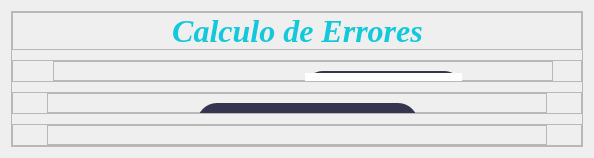
            <widget class="QWidget" name="page">
             <property name="styleSheet">
              <string notr="true"/>
             </property>
             <layout class="QVBoxLayout" name="verticalLayout_6">
              <item>
               <widget class="QFrame" name="frame">
                <property name="styleSheet">
                 <string notr="true">
QPushButton{
background-color:rgb(53, 53, 79);
color: rgb(20, 200, 220);
border-top-left-radius: 20px;
border-bottom-left-radius: 20px;
border-top-right-radius: 20px;
border-bottom-right-radius: 20px;
font: 75 12pt &quot;Arial Black&quot;;
}
QPushButton:hover{
background-color: rgb(20, 200, 220);
color: white;
border-top-left-radius: 20px;
border-bottom-left-radius: 20px;
border-top-right-radius: 20px;
border-bottom-right-radius: 20px;
font: 75 12pt &quot;Arial Black&quot;;
}</string>
                </property>
                <property name="frameShape">
                 <enum>QFrame::StyledPanel</enum>
                </property>
                <property name="frameShadow">
                 <enum>QFrame::Raised</enum>
                </property>
                <layout class="QVBoxLayout" name="verticalLayout_10">
                 <property name="spacing">
                  <number>10</number>
                 </property>
                 <property name="leftMargin">
                  <number>0</number>
                 </property>
                 <property name="topMargin">
                  <number>0</number>
                 </property>
                 <property name="rightMargin">
                  <number>0</number>
                 </property>
                 <property name="bottomMargin">
                  <number>0</number>
                 </property>
                 <item>
                  <widget class="QFrame" name="frame_2">
                   <property name="maximumSize">
                    <size>
                     <width>16777215</width>
                     <height>50</height>
                    </size>
                   </property>
                   <property name="frameShape">
                    <enum>QFrame::StyledPanel</enum>
                   </property>
                   <property name="frameShadow">
                    <enum>QFrame::Raised</enum>
                   </property>
                   <layout class="QHBoxLayout" name="horizontalLayout_3">
                    <property name="spacing">
                     <number>0</number>
                    </property>
                    <property name="leftMargin">
                     <number>0</number>
                    </property>
                    <property name="topMargin">
                     <number>0</number>
                    </property>
                    <property name="rightMargin">
                     <number>0</number>
                    </property>
                    <property name="bottomMargin">
                     <number>0</number>
                    </property>
                    <item>
                     <spacer name="horizontalSpacer_2">
                      <property name="orientation">
                       <enum>Qt::Horizontal</enum>
                      </property>
                      <property name="sizeHint" stdset="0">
                       <size>
                        <width>91</width>
                        <height>20</height>
                       </size>
                      </property>
                     </spacer>
                    </item>
                    <item>
                     <widget class="QLabel" name="labelTema">
                      <property name="font">
                       <font>
                        <family>Times New Roman</family>
                        <pointsize>24</pointsize>
                        <weight>75</weight>
                        <italic>true</italic>
                        <bold>true</bold>
                       </font>
                      </property>
                      <property name="styleSheet">
                       <string notr="true">color: rgb(20, 200, 220);
</string>
                      </property>
                      <property name="text">
                       <string>Calculo de Errores</string>
                      </property>
                      <property name="alignment">
                       <set>Qt::AlignCenter</set>
                      </property>
                     </widget>
                    </item>
                    <item>
                     <spacer name="horizontalSpacer_3">
                      <property name="orientation">
                       <enum>Qt::Horizontal</enum>
                      </property>
                      <property name="sizeHint" stdset="0">
                       <size>
                        <width>91</width>
                        <height>20</height>
                       </size>
                      </property>
                     </spacer>
                    </item>
                   </layout>
                  </widget>
                 </item>
                 <item>
                  <widget class="QFrame" name="frame_3">
                   <property name="maximumSize">
                    <size>
                     <width>16777215</width>
                     <height>300</height>
                    </size>
                   </property>
                   <property name="styleSheet">
                    <string notr="true"/>
                   </property>
                   <property name="frameShape">
                    <enum>QFrame::StyledPanel</enum>
                   </property>
                   <property name="frameShadow">
                    <enum>QFrame::Raised</enum>
                   </property>
                   <layout class="QHBoxLayout" name="horizontalLayout_4">
                    <property name="spacing">
                     <number>0</number>
                    </property>
                    <property name="leftMargin">
                     <number>0</number>
                    </property>
                    <property name="topMargin">
                     <number>0</number>
                    </property>
                    <property name="rightMargin">
                     <number>0</number>
                    </property>
                    <property name="bottomMargin">
                     <number>0</number>
                    </property>
                    <item>
                     <spacer name="horizontalSpacer_8">
                      <property name="orientation">
                       <enum>Qt::Horizontal</enum>
                      </property>
                      <property name="sizeHint" stdset="0">
                       <size>
                        <width>40</width>
                        <height>20</height>
                       </size>
                      </property>
                     </spacer>
                    </item>
                    <item>
                     <widget class="QFrame" name="frame_6">
                      <property name="minimumSize">
                       <size>
                        <width>500</width>
                        <height>0</height>
                       </size>
                      </property>
                      <property name="frameShape">
                       <enum>QFrame::StyledPanel</enum>
                      </property>
                      <property name="frameShadow">
                       <enum>QFrame::Raised</enum>
                      </property>
                      <widget class="QLabel" name="labelTema_2">
                       <property name="geometry">
                        <rect>
                         <x>90</x>
                         <y>20</y>
                         <width>171</width>
                         <height>30</height>
                        </rect>
                       </property>
                       <property name="font">
                        <font>
                         <family>Arial Black</family>
                         <pointsize>12</pointsize>
                         <weight>9</weight>
                         <italic>false</italic>
                         <bold>false</bold>
                        </font>
                       </property>
                       <property name="styleSheet">
                        <string notr="true">font: 75 12pt &quot;Arial Black&quot;;
color: rgb(20, 200, 220);</string>
                       </property>
                       <property name="text">
                        <string>Valor real</string>
                       </property>
                       <property name="alignment">
                        <set>Qt::AlignCenter</set>
                       </property>
                      </widget>
                      <widget class="QLabel" name="labelTema_3">
                       <property name="geometry">
                        <rect>
                         <x>70</x>
                         <y>60</y>
                         <width>171</width>
                         <height>30</height>
                        </rect>
                       </property>
                       <property name="font">
                        <font>
                         <family>Arial Black</family>
                         <pointsize>12</pointsize>
                         <weight>9</weight>
                         <italic>false</italic>
                         <bold>false</bold>
                        </font>
                       </property>
                       <property name="styleSheet">
                        <string notr="true">font: 75 12pt &quot;Arial Black&quot;;
color: rgb(20, 200, 220);</string>
                       </property>
                       <property name="text">
                        <string>Valor aproximado</string>
                       </property>
                       <property name="alignment">
                        <set>Qt::AlignCenter</set>
                       </property>
                      </widget>
                      <widget class="QTextEdit" name="textReal">
                       <property name="geometry">
                        <rect>
                         <x>250</x>
                         <y>10</y>
                         <width>161</width>
                         <height>41</height>
                        </rect>
                       </property>
                       <property name="font">
                        <font>
                         <family>Times New Roman</family>
                         <pointsize>14</pointsize>
                        </font>
                       </property>
                       <property name="styleSheet">
                        <string notr="true">border: 2px solid rgb(53, 53, 79); 
color: rgb(20, 200, 220);
border-top-left-radius: 20px;
border-bottom-left-radius: 20px;
border-top-right-radius: 20px;
border-bottom-right-radius: 20px;
</string>
                       </property>
                       <property name="verticalScrollBarPolicy">
                        <enum>Qt::ScrollBarAlwaysOff</enum>
                       </property>
                      </widget>
                      <widget class="QTextEdit" name="textAprox">
                       <property name="geometry">
                        <rect>
                         <x>250</x>
                         <y>60</y>
                         <width>161</width>
                         <height>41</height>
                        </rect>
                       </property>
                       <property name="font">
                        <font>
                         <family>Times New Roman</family>
                         <pointsize>14</pointsize>
                         <weight>50</weight>
                         <bold>false</bold>
                        </font>
                       </property>
                       <property name="styleSheet">
                        <string notr="true">border: 2px solid rgb(53, 53, 79); 
color: rgb(20, 200, 220);
border-top-left-radius: 20px;
border-bottom-left-radius: 20px;
border-top-right-radius: 20px;
border-bottom-right-radius: 20px;</string>
                       </property>
                       <property name="verticalScrollBarPolicy">
                        <enum>Qt::ScrollBarAlwaysOff</enum>
                       </property>
                      </widget>
                     </widget>
                    </item>
                    <item>
                     <spacer name="horizontalSpacer_4">
                      <property name="orientation">
                       <enum>Qt::Horizontal</enum>
                      </property>
                      <property name="sizeHint" stdset="0">
                       <size>
                        <width>28</width>
                        <height>20</height>
                       </size>
                      </property>
                     </spacer>
                    </item>
                   </layout>
                  </widget>
                 </item>
                 <item>
                  <widget class="QFrame" name="frame_4">
                   <property name="maximumSize">
                    <size>
                     <width>16777215</width>
                     <height>250</height>
                    </size>
                   </property>
                   <property name="frameShape">
                    <enum>QFrame::StyledPanel</enum>
                   </property>
                   <property name="frameShadow">
                    <enum>QFrame::Raised</enum>
                   </property>
                   <layout class="QHBoxLayout" name="horizontalLayout_5">
                    <property name="spacing">
                     <number>0</number>
                    </property>
                    <property name="leftMargin">
                     <number>0</number>
                    </property>
                    <property name="topMargin">
                     <number>0</number>
                    </property>
                    <property name="rightMargin">
                     <number>0</number>
                    </property>
                    <property name="bottomMargin">
                     <number>0</number>
                    </property>
                    <item>
                     <spacer name="horizontalSpacer_9">
                      <property name="orientation">
                       <enum>Qt::Horizontal</enum>
                      </property>
                      <property name="sizeHint" stdset="0">
                       <size>
                        <width>18</width>
                        <height>20</height>
                       </size>
                      </property>
                     </spacer>
                    </item>
                    <item>
                     <widget class="QFrame" name="frame_7">
                      <property name="minimumSize">
                       <size>
                        <width>500</width>
                        <height>0</height>
                       </size>
                      </property>
                      <property name="frameShape">
                       <enum>QFrame::StyledPanel</enum>
                      </property>
                      <property name="frameShadow">
                       <enum>QFrame::Raised</enum>
                      </property>
                      <widget class="QPushButton" name="botonAbs">
                       <property name="geometry">
                        <rect>
                         <x>150</x>
                         <y>10</y>
                         <width>221</width>
                         <height>41</height>
                        </rect>
                       </property>
                       <property name="font">
                        <font>
                         <family>Arial Black</family>
                         <pointsize>12</pointsize>
                         <weight>9</weight>
                         <italic>false</italic>
                         <bold>false</bold>
                        </font>
                       </property>
                       <property name="styleSheet">
                        <string notr="true"/>
                       </property>
                       <property name="text">
                        <string> Error Absoluto</string>
                       </property>
                      </widget>
                      <widget class="QPushButton" name="botonRelat">
                       <property name="geometry">
                        <rect>
                         <x>150</x>
                         <y>60</y>
                         <width>221</width>
                         <height>41</height>
                        </rect>
                       </property>
                       <property name="font">
                        <font>
                         <family>Arial Black</family>
                         <pointsize>12</pointsize>
                         <weight>9</weight>
                         <italic>false</italic>
                         <bold>false</bold>
                        </font>
                       </property>
                       <property name="styleSheet">
                        <string notr="true"/>
                       </property>
                       <property name="text">
                        <string> Error Relativo</string>
                       </property>
                      </widget>
                     </widget>
                    </item>
                    <item>
                     <spacer name="horizontalSpacer_5">
                      <property name="orientation">
                       <enum>Qt::Horizontal</enum>
                      </property>
                      <property name="sizeHint" stdset="0">
                       <size>
                        <width>34</width>
                        <height>20</height>
                       </size>
                      </property>
                     </spacer>
                    </item>
                   </layout>
                  </widget>
                 </item>
                 <item>
                  <widget class="QFrame" name="frame_5">
                   <property name="maximumSize">
                    <size>
                     <width>16777215</width>
                     <height>200</height>
                    </size>
                   </property>
                   <property name="frameShape">
                    <enum>QFrame::StyledPanel</enum>
                   </property>
                   <property name="frameShadow">
                    <enum>QFrame::Raised</enum>
                   </property>
                   <layout class="QHBoxLayout" name="horizontalLayout_6">
                    <property name="spacing">
                     <number>0</number>
                    </property>
                    <property name="leftMargin">
                     <number>0</number>
                    </property>
                    <property name="topMargin">
                     <number>0</number>
                    </property>
                    <property name="rightMargin">
                     <number>0</number>
                    </property>
                    <property name="bottomMargin">
                     <number>0</number>
                    </property>
                    <item>
                     <spacer name="horizontalSpacer_7">
                      <property name="orientation">
                       <enum>Qt::Horizontal</enum>
                      </property>
                      <property name="sizeHint" stdset="0">
                       <size>
                        <width>34</width>
                        <height>20</height>
                       </size>
                      </property>
                     </spacer>
                    </item>
                    <item>
                     <widget class="QFrame" name="frame_8">
                      <property name="minimumSize">
                       <size>
                        <width>500</width>
                        <height>0</height>
                       </size>
                      </property>
                      <property name="frameShape">
                       <enum>QFrame::StyledPanel</enum>
                      </property>
                      <property name="frameShadow">
                       <enum>QFrame::Raised</enum>
                      </property>
                      <widget class="QLabel" name="labelTema_4">
                       <property name="geometry">
                        <rect>
                         <x>170</x>
                         <y>10</y>
                         <width>171</width>
                         <height>30</height>
                        </rect>
                       </property>
                       <property name="font">
                        <font>
                         <family>Arial Black</family>
                         <pointsize>12</pointsize>
                         <weight>9</weight>
                         <italic>false</italic>
                         <bold>false</bold>
                        </font>
                       </property>
                       <property name="styleSheet">
                        <string notr="true">font: 75 12pt &quot;Arial Black&quot;;
color: rgb(20, 200, 220);</string>
                       </property>
                       <property name="text">
                        <string>Resultado</string>
                       </property>
                       <property name="alignment">
                        <set>Qt::AlignCenter</set>
                       </property>
                      </widget>
                      <widget class="QLabel" name="labelResultado">
                       <property name="geometry">
                        <rect>
                         <x>10</x>
                         <y>50</y>
                         <width>481</width>
                         <height>50</height>
                        </rect>
                       </property>
                       <property name="maximumSize">
                        <size>
                         <width>16777215</width>
                         <height>50</height>
                        </size>
                       </property>
                       <property name="font">
                        <font>
                         <family>Times New Roman</family>
                         <pointsize>16</pointsize>
                         <weight>50</weight>
                         <bold>false</bold>
                        </font>
                       </property>
                       <property name="styleSheet">
                        <string notr="true">border: 2px solid rgb(53, 53, 79); 
color: rgb(20, 200, 220);
border-top-left-radius: 20px;
border-bottom-left-radius: 20px;
border-top-right-radius: 20px;
border-bottom-right-radius: 20px;
</string>
                       </property>
                       <property name="text">
                        <string/>
                       </property>
                      </widget>
                     </widget>
                    </item>
                    <item>
                     <spacer name="horizontalSpacer_6">
                      <property name="orientation">
                       <enum>Qt::Horizontal</enum>
                      </property>
                      <property name="sizeHint" stdset="0">
                       <size>
                        <width>34</width>
                        <height>20</height>
                       </size>
                      </property>
                     </spacer>
                    </item>
                   </layout>
                  </widget>
                 </item>
                </layout>
               </widget>
              </item>
             </layout>
            </widget>
